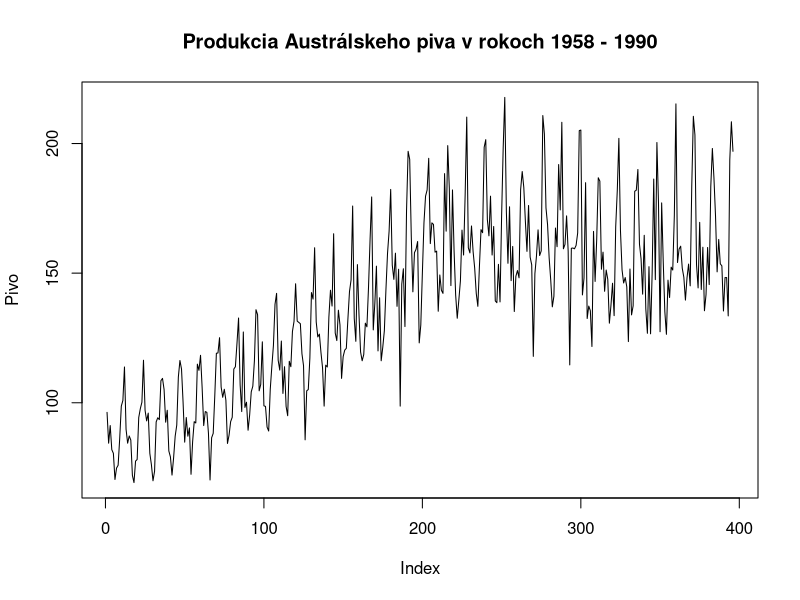
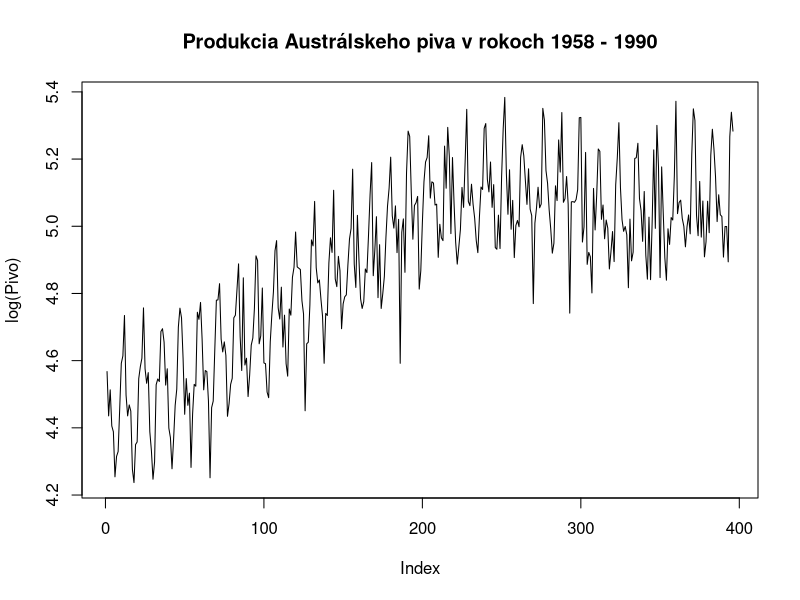
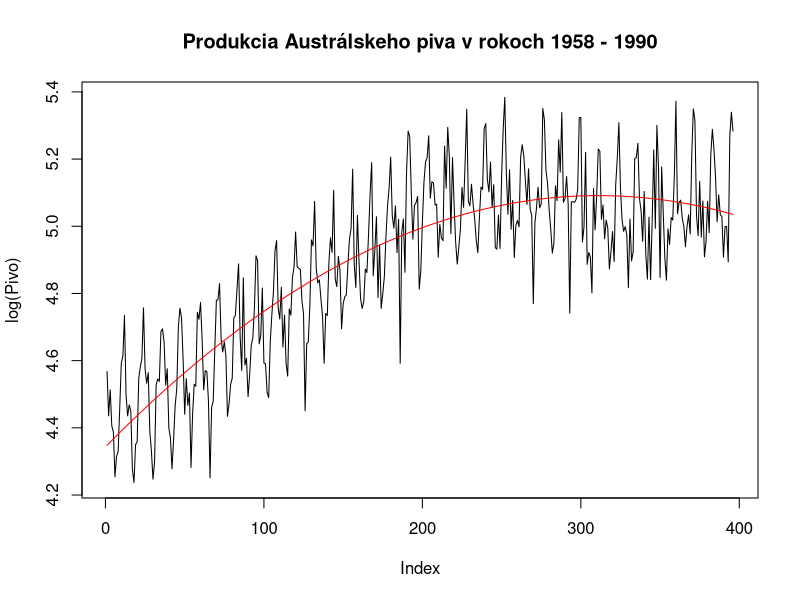
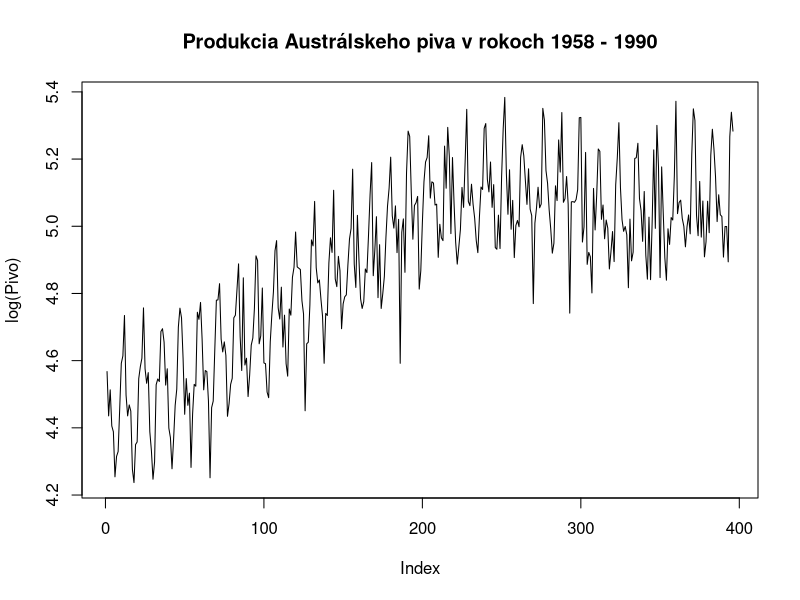
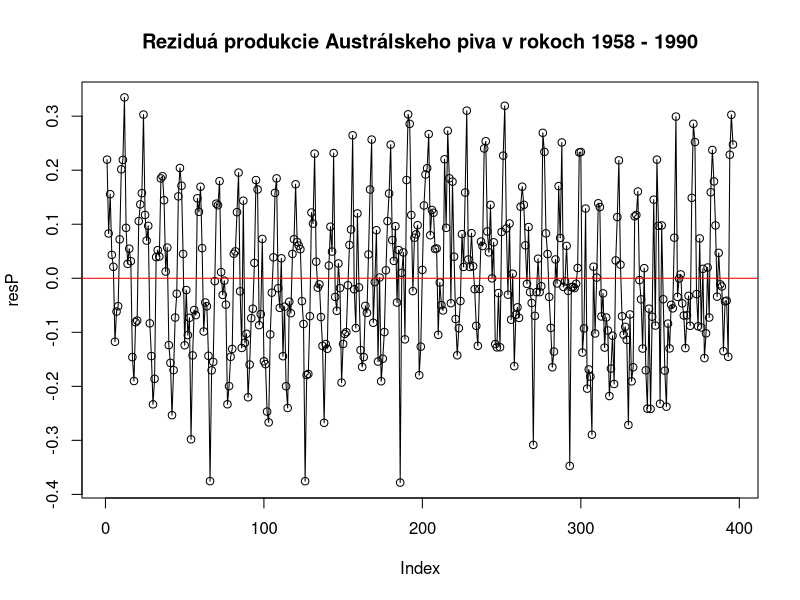

These figures' R source, in order:
## ---- chunk 1
knitr::opts_chunk$set(echo = TRUE)
## ---- chunk 2
pivo <- read.csv2("pivo.dat", sep="")
p <- pivo$beer
plot(p, main = 'Produkcia Austrálskeho piva v rokoch 1958 - 1990',ylab = 'Pivo', type = 'l')
## ---- chunk 3
logP <- log(p)
plot(logP, main = 'Produkcia Austrálskeho piva v rokoch 1958 - 1990',ylab='log(Pivo)',type = 'l')
## ---- chunk 4
t <- 1:length(p)
t2 <- t*t
trend = lm(logP~t+t2)
plot(logP, main = 'Produkcia Austrálskeho piva v rokoch 1958 - 1990',ylab='log(Pivo)',type = 'l')
lines(t, predict(trend), col = 'red')
coefficients(trend)
## ---- chunk 5
plot(logP, main = 'Produkcia Austrálskeho piva v rokoch 1958 - 1990',ylab='log(Pivo)',type = 'l')
resP <- residuals(trend)
plot(resP, main = 'Reziduá produkcie Austrálskeho piva v rokoch 1958 - 1990', type = 'o')
abline(0,0,col='red')
